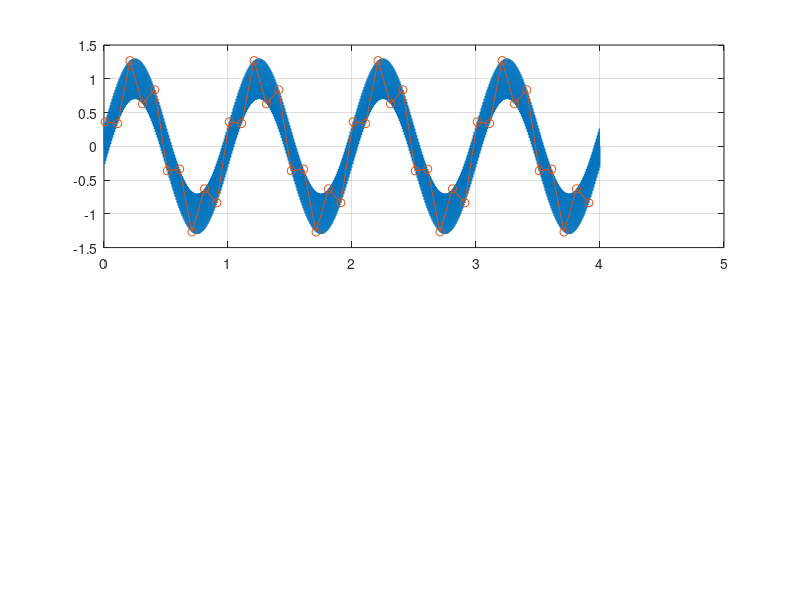

MATLAB code to generate this figure: (Note: this script raises an error after producing the figure.)
%% Filter Examples
% J.Currie May 2023
clc
clear
% set(gcf,'position',[490   380   621   468])

% Also see Control/Filter/Tests/mxFilter_tests.m for unit testing.


%% Aliasing: Example, Same Freq
clc
clf

% Generate "continuous" 10Hz sine wave
Fs = 1e3; % Assume 1kHz fast enough
Fsine = 10;
tFinal = 2;
t = 0:(1/Fs):tFinal;
u = sin(Fsine*2*pi*t); % remember w [rad/s] = 2*pi*f [Hz]

% Sample at same frequency of sine frequency
Fn = Fsine * 1;
tn = (0:(1/Fn):tFinal);
un = interp1(t,u,tn);

subplot(211)
plot(t,u,tn,un,'o-')
grid on; 
legend('Input Sine','Sampled Input')
title(sprintf('Sampled at %.2fx Max Freq of Interest',Fn/Fsine));

subplot(212)
plot(tn,un,'o-')
grid on; xlabel('Time [s]')
legend('Samples')

%% Aliasing: Example, Same Freq, Phase Offset
clf

% Sample at same frequency of sine frequency, but add phase offset
Fn = Fsine * 1;
tn = (0:(1/Fn):tFinal) + 0.01;
un = interp1(t,u,tn);

subplot(211)
plot(t,u,tn,un,'o-')
grid on; 
legend('Input Sine','Sampled Input')
title(sprintf('Sampled at %.2fx Max Freq of Interest, with Phase Offset',Fn/Fsine));

subplot(212)
plot(tn,un,'o-')
grid on; xlabel('Time [s]')
legend('Samples')

%% Aliasing: Example, Slightly Higher Freq
clf

% Sample just higher than sine frequency
Fn = Fsine * 1.05;
tn = (0:(1/Fn):tFinal);
un = interp1(t,u,tn);

subplot(211)
plot(t,u,tn,un,'o-')
grid on; 
legend('Input Sine','Sampled Input')
title(sprintf('Sampled at %.2fx Max Freq of Interest',Fn/Fsine));

subplot(212)
plot(tn,un,'o-')
grid on; xlabel('Time [s]')
legend('Samples')

%% Aliasing: Example, Slightly Lower Freq
clf

% Sample just lower than sine frequency
Fn = Fsine * 0.95;
tn = (0:(1/Fn):tFinal);
un = interp1(t,u,tn);

subplot(211)
plot(t,u,tn,un,'o-')
grid on; 
legend('Input Sine','Sampled Input')
title(sprintf('Sampled at %.2fx Max Freq of Interest',Fn/Fsine));

subplot(212)
plot(tn,un,'o-')
grid on; xlabel('Time [s]')
legend('Samples')

%% Aliasing: Example, At Nyquist
clf

% Sample at Nyquist Frequency
Fn = Fsine * 2;
tn = (0:(1/Fn):tFinal);
un = interp1(t,u,tn);

subplot(211)
plot(t,u,tn,un,'o-')
grid on; 
legend('Input Sine','Sampled Input')
title(sprintf('Sampled at %.2fx Max Freq of Interest',Fn/Fsine));

subplot(212)
plot(tn,un,'o-')
grid on; xlabel('Time [s]')
legend('Samples')

%% Aliasing: Example, At 2*Nyquist
clf

% Sample at 2x Nyquist Frequency
Fn = Fsine * 4;
tn = (0:(1/Fn):tFinal);
un = interp1(t,u,tn);

subplot(211)
plot(t,u,tn,un,'o-')
grid on; 
legend('Input Sine','Sampled Input')
title(sprintf('Sampled at %.2fx Max Freq of Interest',Fn/Fsine));

subplot(212)
plot(tn,un,'o-')
grid on; xlabel('Time [s]')
legend('Samples')

%% Aliasing: Anti-Aliasing no AA
clc
clf

% Generate "continuous" sine wave with 1Hz and 125Hz components
Fs = 1e3; % Assume 1kHz fast enough
Fsine1 = 1;
Fsine2 = 125;
tFinal = 4;
t = 0:(1/Fs):tFinal;
u = sin(Fsine1*2*pi*t) + 0.3*sin(Fsine2*2*pi*t);

% Sample at 10x max freq of interest (in this case, 10x1Hz)
Fn = Fsine1 * 10;
tn = (0:(1/Fn):tFinal) + 1e-2; % + Phase offset 
un = interp1(t,u,tn);

subplot(211)
plot(t,u,tn,un,'o-')
grid on; 
legend('Input Sine','Sampled Input','location','sw')
title(sprintf('Sampled at %.2fx Max Freq of Interest',Fn/Fsine1));

subplot(212)
plot(tn,un,'o-')
grid on; xlabel('Time [s]')
legend('Samples')

%% Anti-Aliasing Analog LPF
clc
clf

% Anti-Aliasing Analog (continuous) LPF
N = 2; % order
Fc = 2; % 3dB corner frequency [Hz]
[b,a] = butter(N,2*pi*Fc,'s'); % Note analog filter
Gs = tf(b,a);
uAA = lsim(Gs,u,t); % Note filter before sample

% Sample at 10x max freq of interest (in this case, 10x1Hz)
Fn = Fsine1 * 10;
tn = (0:(1/Fn):tFinal);
un = interp1(t,uAA,tn);

subplot(211)
plot(t,u,t,uAA,tn,un,'o-')
grid on; 
legend('Input Signal','Analog LPF Anti-Aliased','Anti-Aliased Samples','location','sw')
title(sprintf('Sampled at %.2fx Max Freq of Interest with Analog AA LPF',Fn/Fsine1));

subplot(212)
plot(tn,un,'o-')
grid on; xlabel('Time [s]')
legend('Anti-Aliased Samples','location','sw')

%% Aliasing: Anti-Aliasing Digital LPF (only)
clc
clf

% Sample input > Nyquist Freq (>2x freq of interest)
Fn = Fsine1 * 2.5;
tn = (0:(1/Fn):tFinal);
un = interp1(t,u,tn);

% Anti-Aliasing Digital LPF at sample rate
N = 2; % order
Fc = 1.2; % 3dB corner frequency [Hz]
h  = fdesign.lowpass('N,F3dB', N, Fc, Fn); 
Hd = design(h, 'butter');

% Filter samples
ufilt = filter(Hd,un); % Note filter after sample

subplot(211)
plot(t,u,tn,un,'o-',tn,ufilt,'o-')
grid on; 
legend('Input Signal','Sampled Input','Digital LPF Anti-Aliased Samples','location','sw')
title(sprintf('Sampled at %.2fx Max Freq of Interest with Digital AA LPF',Fn/Fsine1));

subplot(212)
plot(tn,ufilt,'o-')
grid on; xlabel('Time [s]')
legend('Anti-Aliased Samples','location','sw')


%% Aliasing: Anti-Aliasing Digital LPF and Oversampling
clc
clf

% Oversampled samples with 4x Oversampling (4x Nyquist Freq)
FNyquist = Fsine1 * 2;
FOversample = FNyquist * 4;
tn = (0:(1/FOversample):tFinal) + 1e-2;
un = interp1(t,u,tn);

% Anti-Aliasing Digital LPF 
N = 2; % order
Fc = 2; % 3dB corner frequency [Hz]
h  = fdesign.lowpass('N,F3dB', N, Fc, FOversample); 
Hd = design(h, 'butter');

% Filter samples
ufilt = filter(Hd,un); % Note filter after sample

subplot(211)
plot(t,u,tn,un,'o-',tn,ufilt,'o-')
grid on; 
legend('Input Signal','Sampled Input','Anti-Aliased Samples','location','sw')
title(sprintf('Over Sampled at %.2fx Max Freq of Interest with Digital AA LPF',Fn/Fsine1));

subplot(212)
plot(tn,un,'o-',tn,ufilt,'o-')
grid on; xlabel('Time [s]')
legend('Oversampled Samples','Anti-Aliased Samples','location','sw')


%% Aliasing: Anti-Aliasing Combined Analog and Digital LPF and Oversampling
clc
clf

% Anti-Aliasing Analog (continuous) LPF via 1st Order Resistor-Capacitor
% https://www.allaboutcircuits.com/technical-articles/understanding-transfer-functions-for-low-pass-filters/
% Note: Fc [rad/s] = 1/RC
Fc = 10; % 3dB corner frequency [Hz]
R = 10e3; % Example, [ohms]
C = 1/(2*pi*Fc*R); % Capacitance [F]
Gs = tf(1,[R*C 1]);
uAA = lsim(Gs,u,t); % Note analog filter before sample

% Oversampled samples of analog filter output with 8x Oversampling (8x Nyquist Freq)
FNyquist = Fsine1 * 2;
FOversample = FNyquist * 8;
tn = (0:(1/FOversample):tFinal);
un = interp1(t,uAA,tn);

% Anti-Aliasing Digital LPF 
N = 4; % order
Fc = 2; % 3dB corner frequency [Hz]
h  = fdesign.lowpass('N,F3dB', N, Fc, FOversample); 
Hd = design(h, 'butter');

% Filter samples
ufilt = filter(Hd,un); % Note filter after sample

subplot(211)
plot(t,u,t,uAA,tn,un,'o-')
grid on; 
legend('Input Signal','Analog LPF Anti-Aliased','Over Sampled Input','location','sw')
title(sprintf('Over Sampled at %.2fx Max Freq of Interest with Analog+Digital AA LPFs',FOversample/Fsine1));

subplot(212)
plot(tn,un,'o-',tn,ufilt,'o-')
grid on; xlabel('Time [s]')
legend('Oversampled Samples','Combined Anti-Aliased Samples','location','sw')

%% PSD to confirm lumpiness
clc
clf

% PSD of each signal
[Pu,Fu] = periodogram(u,[],[],Fs,'power');
[PAA,~] = periodogram(uAA,[],[],Fs,'power');
[Pun,Fun] = periodogram(un,[],[],FOversample,'power');
[Pfilt,~] = periodogram(ufilt,[],[],FOversample,'power');

subplot(211)
plot(Fu,10*log10(Pu))
hold on
plot(Fu,10*log10(PAA))
hold off
grid on;
title('PSD Estimate')
ylabel('Power [dB]');
xlim([0 200]); ylim([-120 0])
legend('Input Signal','After Analog Filter')

subplot(212)
plot(Fun,10*log10(Pun))
hold on
plot(Fun,10*log10(Pfilt))
hold off;
grid on;
xlabel('Frequency [Hz]');
ylabel('Power [dB]');
xlim([0 8]); ylim([-60 0])
legend('Oversampled Samples','After Digital Filter')


%% SOS: Order vs Stability, Double
clc
clf

% Design Notch Filters with Increasing Order
Ts  = 0.01;
Fc1 = 0.8;  % First Cutoff Frequency
Fc2 = 1.25;  % Second Cutoff Frequency
h6  = fdesign.bandstop('N,F3dB1,F3dB2', 6, Fc1, Fc2, 1/Ts);
Hd6 = design(h6, 'butter');
h8  = fdesign.bandstop('N,F3dB1,F3dB2', 8, Fc1, Fc2, 1/Ts);
Hd8 = design(h8, 'butter');
h10  = fdesign.bandstop('N,F3dB1,F3dB2', 10, Fc1, Fc2, 1/Ts);
Hd10 = design(h10, 'butter');
h12  = fdesign.bandstop('N,F3dB1,F3dB2', 12, Fc1, Fc2, 1/Ts);
Hd12 = design(h12, 'butter');

% Convert each to standard IIR format
[num6,den6] = tf(Hd6);
[num8,den8] = tf(Hd8);
[num10,den10] = tf(Hd10);
[num12,den12] = tf(Hd12);

% Simulate each
t = 0:Ts:10;
u = sin(1*2*pi*t);
y6 = filter(num6,den6,u); 
y8 = filter(num8,den8,u); 
y10 = filter(num10,den10,u); 
y12 = filter(num12,den12,u);

plot(t,u,t,y6,t,y8,t,y10,t,y12)
ylim([-2 2]); grid on;
xlabel('Time [s]');
ylabel('Magnitude')
legend('Input','N=6','N=8','N=10','N=12')
title('Notch Filter Response: Double Precision IIR')

%% SOS: Order vs Stability, Single
clc
clf

% Design Notch Filters with Increasing Order
Ts  = 0.01;
Fc1 = 0.8;  % First Cutoff Frequency
Fc2 = 1.25;  % Second Cutoff Frequency
h2  = fdesign.bandstop('N,F3dB1,F3dB2', 2, Fc1, Fc2, 1/Ts);
Hd2 = design(h2, 'butter');
h4  = fdesign.bandstop('N,F3dB1,F3dB2', 4, Fc1, Fc2, 1/Ts);
Hd4 = design(h4, 'butter');
h6  = fdesign.bandstop('N,F3dB1,F3dB2', 6, Fc1, Fc2, 1/Ts);
Hd6 = design(h6, 'butter');

% Convert each to standard IIR format
[num2,den2] = tf(Hd2);
[num4,den4] = tf(Hd4);
[num6,den6] = tf(Hd6);

% Simulate each
t = 0:Ts:10;
u = sin(1*2*pi*t);
y2 = filter(single(num2),single(den2),single(u)); 
y4 = filter(single(num4),single(den4),single(u)); 
y6 = filter(single(num6),single(den6),single(u)); 

plot(t,u,t,y2,t,y4,t,y6)
ylim([-2 2]); grid on;
xlabel('Time [s]');
ylabel('Magnitude')
legend('Input','N=2','N=4','N=6')
title('Notch Filter Response: Single Precision IIR')

%% SOS: Order vs Stability, SOS Double
clc
clf

% Design Notch Filters with Increasing Order
Ts  = 0.01;
Fc1 = 0.8;  % First Cutoff Frequency
Fc2 = 1.25;  % Second Cutoff Frequency
h6  = fdesign.bandstop('N,F3dB1,F3dB2', 6, Fc1, Fc2, 1/Ts);
Hd6 = design(h6, 'butter');
h8  = fdesign.bandstop('N,F3dB1,F3dB2', 8, Fc1, Fc2, 1/Ts);
Hd8 = design(h8, 'butter');
h10  = fdesign.bandstop('N,F3dB1,F3dB2', 10, Fc1, Fc2, 1/Ts);
Hd10 = design(h10, 'butter');
h12  = fdesign.bandstop('N,F3dB1,F3dB2', 12, Fc1, Fc2, 1/Ts);
Hd12 = design(h12, 'butter');

% Simulate each in standard SOS format
t = 0:Ts:10;
u = sin(1*2*pi*t);
y6 = filter(Hd6,u); 
y8 = filter(Hd8,u); 
y10 = filter(Hd10,u); 
y12 = filter(Hd12,u);

plot(t,u,t,y6,t,y8,t,y10,t,y12)
ylim([-2 2]); grid on;
xlabel('Time [s]');
ylabel('Magnitude')
legend('Input','N=6','N=8','N=10','N=12')
title('Notch Filter Response: Double Precision SOS')

%% Software: FIR Moving Average
clc
clf

% 6th Order Moving Average FIR Filter
N = 6;
b = (1/(N+1))*ones(1,(N+1));
a = 1;

% Initialize MEX interface to C Filter
mxCFilter('Init',b,a)

% Filter input sine wave
Fs = 100;
t = 0:(1/Fs):0.5;
u = sin(5*2*pi*t); % 5Hz Input
y = mxCFilter('Update',u);

% Plot Output
plot(t,u,t,y)
grid on; xlabel('Time [s]'); ylabel('Magnitude')
legend('Input','Output')
title('FIR Example: Moving Average Filter')


%% Software: IIR HPF
clc
clf

% 2nd Order IIR HPF
Fs = 100;
Fc = 5; % Corner Freq [Hz]
N = 2;
h  = fdesign.highpass('N,F3dB', N, Fc, Fs);
Hd = design(h, 'butter');
[b,a] = tf(Hd);

% Initialize MEX interface to C Filter
mxCFilter('Init',b,a)

% Filter input sine wave
t = 0:(1/Fs):4;
u = sin(2*2*pi*t); % 2Hz Input
y = mxCFilter('Update',u);

% Plot Output
plot(t,u,t,y)
grid on; xlabel('Time [s]'); ylabel('Magnitude')
legend('Input','Output')
title('IIR Example: High Pass Filter')

%% Software: SOS Notch
clc
clf

% 2nd Order Notch as SOS
Fs = 100;
Fc1 = 0.8;   % First Cutoff Frequency
Fc2 = 1.25;  % Second Cutoff Frequency
N = 2;
h  = fdesign.bandstop('N,F3dB1,F3dB2', N, Fc1, Fc2, Fs);
Hd = design(h, 'butter');

% Initialize MEX interface to C SOS Filter using Filter Object Directly
mxCSOSFilter('Init',Hd)
% or via the coefficient structure
mxCSOSFilter('Init',Hd.coeffs)
% or via the SOS Matrix and Gain Vector individually
mxCSOSFilter('Init',Hd.sosMatrix, Hd.ScaleValues)

% Filter input sine wave
t = 0:(1/Fs):4;
u = sin(1*2*pi*t); % 1Hz Input
y = mxCSOSFilter('Update',u);

% Plot Output
plot(t,u,t,y)
grid on; xlabel('Time [s]'); ylabel('Magnitude')
legend('Input','Output')
title('SOS Example: Notch Filter')
